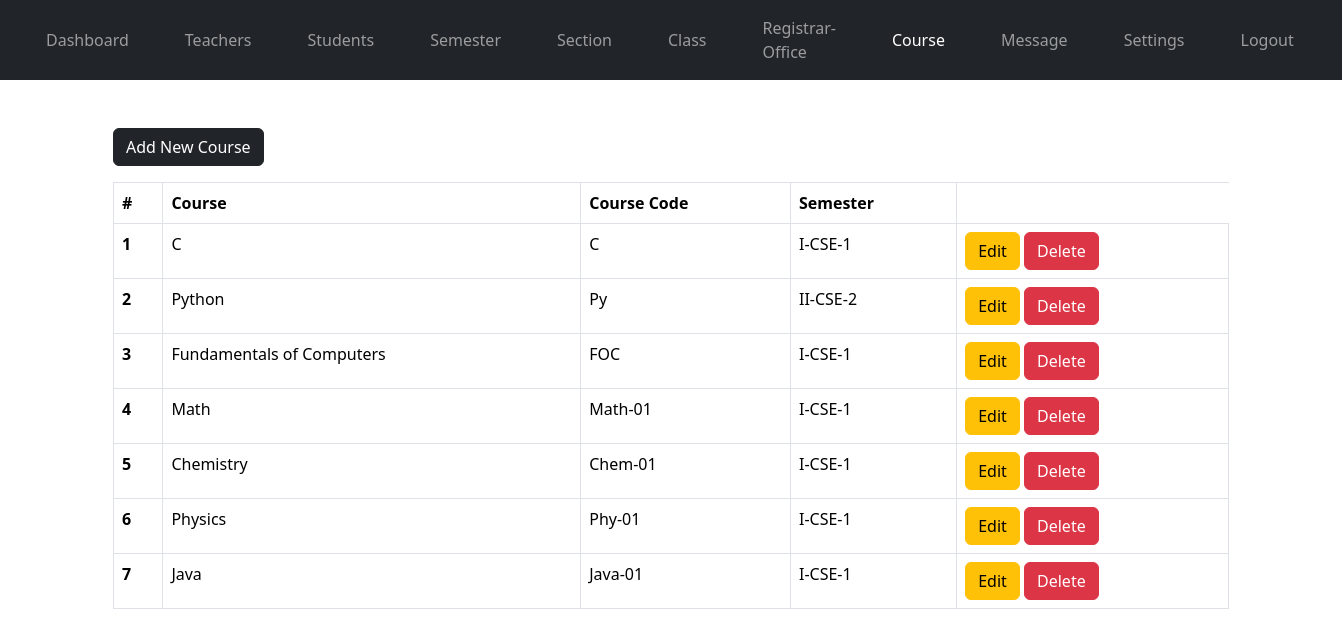
Page /admin/course.php (signed in) on the committed database.
### tables this page shows
CREATE TABLE `subjects` (
  `subject_id` int(11) NOT NULL,
  `subject` varchar(31) NOT NULL,
  `subject_code` varchar(31) NOT NULL,
  `semester` int(11) NOT NULL
);

CREATE TABLE `semester` (
  `semester_id` int(11) NOT NULL,
  `semester` varchar(31) NOT NULL,
  `semester_code` varchar(7) NOT NULL
);

### admin/data/subject.php (called while the page is built, shortened)
<?php
function getAllSubjects($conn){
   $sql = "SELECT * FROM subjects";
   $stmt = $conn->prepare($sql);
   $stmt->execute();
   if ($stmt->rowCount() >= 1) {
     $subjects = $stmt->fetchAll();
     return $subjects;
   }else {
   	return 0;
   }
}
?>

### admin/data/grade.php (called while the page is built, shortened)
<?php
function getGradeById($grade_id, $conn){
   $sql = "SELECT * FROM semester
           WHERE semester_id=?";
   $stmt = $conn->prepare($sql);
   $stmt->execute([$grade_id]);
   if ($stmt->rowCount() == 1) {
     $grade = $stmt->fetch();
     return $grade;
   }else {
    return 0;
   }
}

### admin/course.php (the view, shortened to what this page needs)
<?php
if (isset($_SESSION['admin_id']) &&
    isset($_SESSION['role'])) {
    if ($_SESSION['role'] == 'Admin') {
       include "../db_connection.php";
       include "data/subject.php";
       include "data/grade.php";
       $courses = getAllSubjects($conn);
 ?>
<?php
       include "../header.php";
?>
<body>
    <?php
        include "../nav.php";
        if ($courses != 0) {
     ?>
     <div class="container mt-5">
        <a href="course-add.php"
           class="btn btn-dark">Add New Course</a>
           <div class="table-responsive">
              <table class="table table-bordered mt-3 n-table">
                <thead>
                  <tr>
                    <th scope="col">#</th>
                    <th scope="col">Course</th>
                    <th scope="col">Course Code</th>
                    <th scope="col">Semester</th>
                  </tr>
                </thead>
                <tbody>
                  <?php $i = 0; foreach ($courses as $course ) {
                    $i++;  ?>
                  <tr>
                    <th scope="row"><?=$i?></th>
                    <td>
                      <?php
                          echo $course['subject'];
                       ?>
                    </td>
                    <td>
                      <?php
                          echo $course['subject_code'];
                       ?>
                    </td>
                    <td>
                      <?php
                          $grade = getGradeById($course['semester'], $conn);
                          echo $grade['semester_code'].'-'.$grade['semester'];
                       ?>
                    </td>
                    <td>
                        <a href="course-edit.php?course_id=<?=$course['subject_id']?>"
                           class="btn btn-warning">Edit</a>
                        <a href="course-delete.php?course_id=<?=$course['subject_id']?>"
                           class="btn btn-danger">Delete</a>
                    </td>
                  </tr>
                <?php } ?>
                </tbody>
              </table>
           </div>
         <?php } ?>
     </div>
</body>
<?php
        include "../footer.php";
?>
<?php
  }else {
    header("Location: ../login.php");
    exit;
  }
}else {
	header("Location: ../login.php");
	exit;
}
?>

### static/styles.css (style rules this page uses)
* { margin: 0; padding: 0; }
body { font-family: Arial, sans-serif; margin: 0; padding: 0px; background-color: #f4f4f4; color: #333; }

### rows in the picture
subjects: subject "C", subject_code "C", semester.semester_code "I-CSE", semester.semester "1"
subjects: subject "Python", subject_code "Py", semester.semester_code "II-CSE", semester.semester "2"
subjects: subject "Fundamentals of Computers", subject_code "FOC", semester.semester_code "I-CSE", semester.semester "1"
subjects: subject "Math", subject_code "Math-01", semester.semester_code "I-CSE", semester.semester "1"
subjects: subject "Chemistry", subject_code "Chem-01", semester.semester_code "I-CSE", semester.semester "1"
subjects: subject "Physics", subject_code "Phy-01", semester.semester_code "I-CSE", semester.semester "1"
subjects: subject "Java", subject_code "Java-01", semester.semester_code "I-CSE", semester.semester "1"
